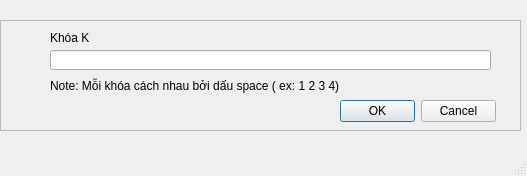
<?xml version="1.0" encoding="UTF-8"?>
<ui version="4.0">
 <class>MainWindow</class>
 <widget class="QMainWindow" name="MainWindow">
  <property name="geometry">
   <rect>
    <x>0</x>
    <y>0</y>
    <width>527</width>
    <height>176</height>
   </rect>
  </property>
  <property name="windowTitle">
   <string>NhapKhoaK</string>
  </property>
  <widget class="QWidget" name="centralwidget">
   <widget class="QFrame" name="frame1">
    <property name="geometry">
     <rect>
      <x>0</x>
      <y>20</y>
      <width>521</width>
      <height>111</height>
     </rect>
    </property>
    <property name="frameShape">
     <enum>QFrame::StyledPanel</enum>
    </property>
    <property name="frameShadow">
     <enum>QFrame::Raised</enum>
    </property>
    <widget class="QLabel" name="label">
     <property name="geometry">
      <rect>
       <x>50</x>
       <y>10</y>
       <width>47</width>
       <height>16</height>
      </rect>
     </property>
     <property name="text">
      <string>Khóa K</string>
     </property>
    </widget>
    <widget class="QLineEdit" name="textBoxK">
     <property name="geometry">
      <rect>
       <x>50</x>
       <y>30</y>
       <width>441</width>
       <height>20</height>
      </rect>
     </property>
    </widget>
    <widget class="QDialogButtonBox" name="buttonBoxOk">
     <property name="geometry">
      <rect>
       <x>340</x>
       <y>80</y>
       <width>156</width>
       <height>23</height>
      </rect>
     </property>
     <property name="standardButtons">
      <set>QDialogButtonBox::Cancel|QDialogButtonBox::Ok</set>
     </property>
    </widget>
    <widget class="QLabel" name="lbFeedback">
     <property name="geometry">
      <rect>
       <x>80</x>
       <y>40</y>
       <width>411</width>
       <height>20</height>
      </rect>
     </property>
     <property name="styleSheet">
      <string notr="true">color: rgb(255, 0, 0);
font:12pt &quot;MS Shell Dlg 2&quot;;</string>
     </property>
     <property name="text">
      <string/>
     </property>
    </widget>
    <widget class="QLabel" name="lbNote">
     <property name="geometry">
      <rect>
       <x>50</x>
       <y>50</y>
       <width>361</width>
       <height>31</height>
      </rect>
     </property>
     <property name="text">
      <string>Note: Mỗi khóa cách nhau bởi dấu space ( ex: 1 2 3 4)</string>
     </property>
    </widget>
   </widget>
  </widget>
  <widget class="QMenuBar" name="menubar">
   <property name="geometry">
    <rect>
     <x>0</x>
     <y>0</y>
     <width>527</width>
     <height>21</height>
    </rect>
   </property>
  </widget>
  <widget class="QStatusBar" name="statusbar"/>
 </widget>
 <resources/>
 <connections/>
</ui>
